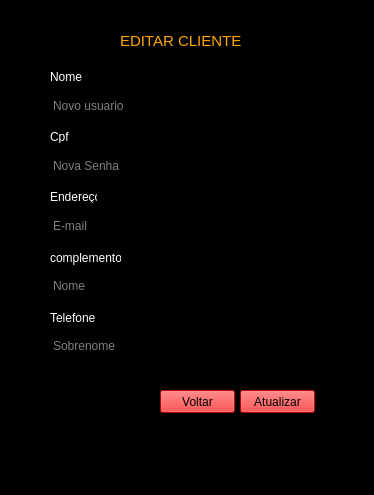
<?xml version="1.0" encoding="UTF-8"?>
<ui version="4.0">
 <class>MainWindow</class>
 <widget class="QMainWindow" name="MainWindow">
  <property name="geometry">
   <rect>
    <x>0</x>
    <y>0</y>
    <width>374</width>
    <height>495</height>
   </rect>
  </property>
  <property name="windowTitle">
   <string>MainWindow</string>
  </property>
  <property name="styleSheet">
   <string notr="true">background-color: black;</string>
  </property>
  <widget class="QWidget" name="centralwidget">
   <widget class="QLabel" name="label">
    <property name="geometry">
     <rect>
      <x>120</x>
      <y>10</y>
      <width>141</width>
      <height>61</height>
     </rect>
    </property>
    <property name="styleSheet">
     <string notr="true">color:orange;
font-size:15px;
background-color:none;</string>
    </property>
    <property name="text">
     <string>EDITAR CLIENTE</string>
    </property>
   </widget>
   <widget class="QLineEdit" name="lineEdit">
    <property name="geometry">
     <rect>
      <x>50</x>
      <y>90</y>
      <width>261</width>
      <height>31</height>
     </rect>
    </property>
    <property name="mouseTracking">
     <bool>true</bool>
    </property>
    <property name="styleSheet">
     <string notr="true">color:white;
</string>
    </property>
    <property name="dragEnabled">
     <bool>false</bool>
    </property>
    <property name="readOnly">
     <bool>false</bool>
    </property>
    <property name="placeholderText">
     <string comment="fdfdf" extracomment="dfdfdfd">Novo usuario</string>
    </property>
    <property name="clearButtonEnabled">
     <bool>false</bool>
    </property>
   </widget>
   <widget class="QLineEdit" name="lineEdit_2">
    <property name="geometry">
     <rect>
      <x>50</x>
      <y>150</y>
      <width>261</width>
      <height>31</height>
     </rect>
    </property>
    <property name="styleSheet">
     <string notr="true">color:white;
</string>
    </property>
    <property name="placeholderText">
     <string>Nova Senha</string>
    </property>
   </widget>
   <widget class="QLineEdit" name="lineEdit_3">
    <property name="geometry">
     <rect>
      <x>50</x>
      <y>210</y>
      <width>261</width>
      <height>31</height>
     </rect>
    </property>
    <property name="styleSheet">
     <string notr="true">color:white;
</string>
    </property>
    <property name="placeholderText">
     <string>E-mail</string>
    </property>
   </widget>
   <widget class="QLineEdit" name="lineEdit_4">
    <property name="geometry">
     <rect>
      <x>50</x>
      <y>270</y>
      <width>261</width>
      <height>31</height>
     </rect>
    </property>
    <property name="styleSheet">
     <string notr="true">color:white;
</string>
    </property>
    <property name="placeholderText">
     <string>Nome</string>
    </property>
   </widget>
   <widget class="QLineEdit" name="lineEdit_5">
    <property name="geometry">
     <rect>
      <x>50</x>
      <y>330</y>
      <width>261</width>
      <height>31</height>
     </rect>
    </property>
    <property name="styleSheet">
     <string notr="true">color:white;
</string>
    </property>
    <property name="placeholderText">
     <string>Sobrenome</string>
    </property>
   </widget>
   <widget class="QPushButton" name="pushButton">
    <property name="geometry">
     <rect>
      <x>240</x>
      <y>390</y>
      <width>75</width>
      <height>23</height>
     </rect>
    </property>
    <property name="styleSheet">
     <string notr="true">background-color: rgb(255, 0, 0);</string>
    </property>
    <property name="text">
     <string>Atualizar</string>
    </property>
   </widget>
   <widget class="QPushButton" name="pushButton_2">
    <property name="geometry">
     <rect>
      <x>160</x>
      <y>390</y>
      <width>75</width>
      <height>23</height>
     </rect>
    </property>
    <property name="styleSheet">
     <string notr="true">background-color: rgb(255, 0, 0);</string>
    </property>
    <property name="text">
     <string>Voltar</string>
    </property>
   </widget>
   <widget class="QLabel" name="label_2">
    <property name="geometry">
     <rect>
      <x>50</x>
      <y>70</y>
      <width>47</width>
      <height>13</height>
     </rect>
    </property>
    <property name="styleSheet">
     <string notr="true">color:white;background-color:none</string>
    </property>
    <property name="text">
     <string>Nome</string>
    </property>
   </widget>
   <widget class="QLabel" name="label_3">
    <property name="geometry">
     <rect>
      <x>50</x>
      <y>130</y>
      <width>47</width>
      <height>13</height>
     </rect>
    </property>
    <property name="styleSheet">
     <string notr="true">color:white;background-color:none</string>
    </property>
    <property name="text">
     <string>Cpf</string>
    </property>
   </widget>
   <widget class="QLabel" name="label_4">
    <property name="geometry">
     <rect>
      <x>50</x>
      <y>190</y>
      <width>47</width>
      <height>13</height>
     </rect>
    </property>
    <property name="styleSheet">
     <string notr="true">color:white;background-color:none</string>
    </property>
    <property name="text">
     <string>Endereço</string>
    </property>
   </widget>
   <widget class="QLabel" name="label_5">
    <property name="geometry">
     <rect>
      <x>50</x>
      <y>250</y>
      <width>71</width>
      <height>16</height>
     </rect>
    </property>
    <property name="styleSheet">
     <string notr="true">color:white;background-color:none</string>
    </property>
    <property name="text">
     <string>complemento</string>
    </property>
   </widget>
   <widget class="QLabel" name="label_6">
    <property name="geometry">
     <rect>
      <x>50</x>
      <y>310</y>
      <width>61</width>
      <height>16</height>
     </rect>
    </property>
    <property name="styleSheet">
     <string notr="true">color:white;background-color:none</string>
    </property>
    <property name="text">
     <string>Telefone</string>
    </property>
   </widget>
  </widget>
  <widget class="QMenuBar" name="menubar">
   <property name="geometry">
    <rect>
     <x>0</x>
     <y>0</y>
     <width>374</width>
     <height>21</height>
    </rect>
   </property>
  </widget>
  <widget class="QStatusBar" name="statusbar"/>
 </widget>
 <resources/>
 <connections/>
</ui>
